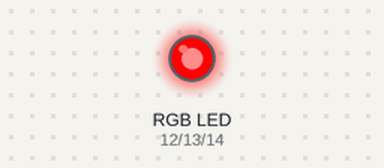
Bench run of a sketch on a simulated Arduino Uno, built with avr-gcc and run on an emulated ATmega328P. Shown: an RGB LED mixed from three pins (HIGH = lit).

Above: at 1.5 s.
At 4.5 s:
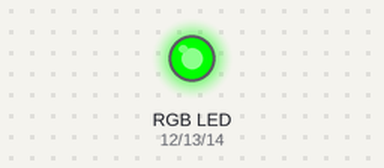
At 7.5 s:
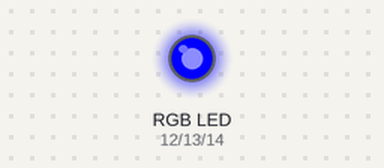
Timing chart, 0 to 11.7 s (numbered marks = the images above):
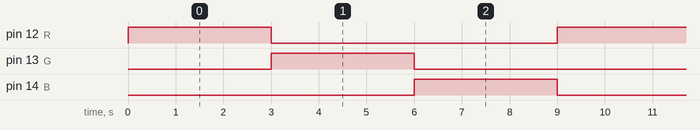

Measured:
- by itself, pin 12 (R), pin 13 (G), pin 14 (B): alternates HIGH for 3.0 s and LOW for 6.0 s
- by itself, everything shown: repeats every 9.0 s, in 3 steps

The sketch:

rgb_light.ino
```cpp
// Define GPIO pins for Red, Green, and Blue channels of the RGB LED
#define R 12  // Red pin connected to GPIO 12
#define G 13  // Green pin connected to GPIO 13
#define B 14  // Blue pin connected to GPIO 14

void setup() {
  // Set RGB pins as output so they can control LED brightness or ON/OFF
  pinMode(R, OUTPUT);
  pinMode(G, OUTPUT);
  pinMode(B, OUTPUT);
}

void loop() {
  // --- Turn ON RED, turn OFF Green and Blue ---
  digitalWrite(R, HIGH);  // Red ON
  digitalWrite(G, LOW);   // Green OFF
  digitalWrite(B, LOW);   // Blue OFF
  delay(3000);            // Wait 3 seconds

  // --- Turn ON GREEN, turn OFF Red and Blue ---
  digitalWrite(R, LOW);   // Red OFF
  digitalWrite(G, HIGH);  // Green ON
  digitalWrite(B, LOW);   // Blue OFF
  delay(3000);            // Wait 3 seconds

  // --- Turn ON BLUE, turn OFF Red and Green ---
  digitalWrite(R, LOW);   // Red OFF
  digitalWrite(G, LOW);   // Green OFF
  digitalWrite(B, HIGH);  // Blue ON
  delay(3000);            // Wait 3 seconds
}
```
